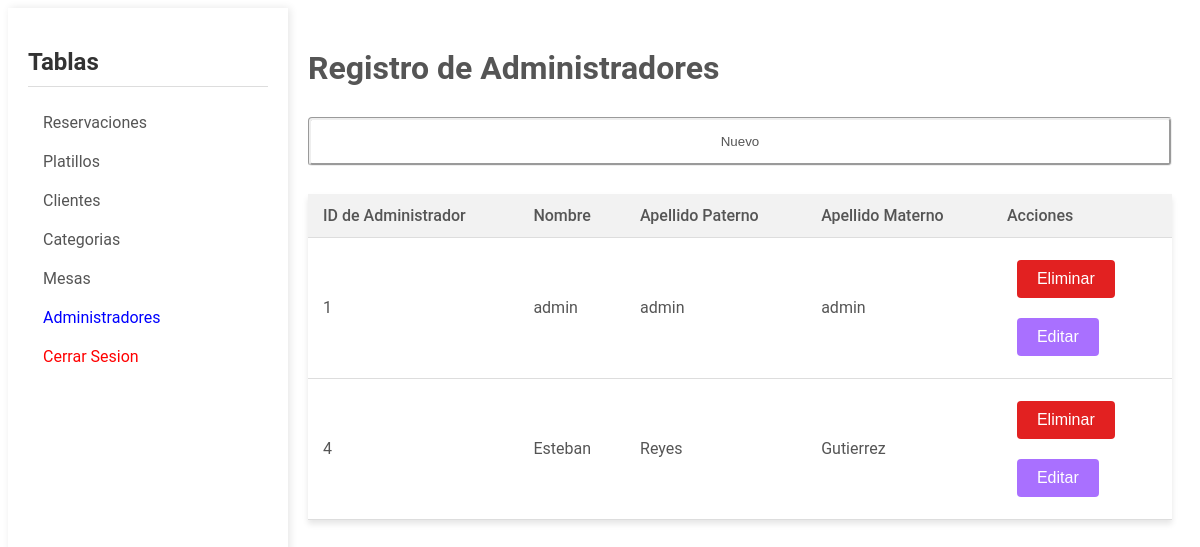
/admAdmin.php (signed in), run on the app's committed database.
### tables this page shows
CREATE TABLE `Administrador` (
  `idAdministrador` int(11) NOT NULL,
  `nombre` varchar(100) DEFAULT NULL,
  `apPaterno` varchar(100) DEFAULT NULL,
  `apMaterno` varchar(100) DEFAULT NULL,
  `contrasenha` varchar(100) DEFAULT NULL
);

### admAdmin.php (the view, shortened to what this page needs)
<!DOCTYPE html>
<html lang="es">
<head>
    <link rel="stylesheet" href="assets/css/adminPanel.css">
</head>
<body>
    <div class="container">
        <aside class="sidebar">
            <h2>Tablas</h2>
            <ul>
                <li><a href="admReservacion.php" >Reservaciones</a></li>
                <li><a href="admPlatillo.php" >Platillos</a></li>
                <li><a href="admCliente.php"  >Clientes</a></li>
                <li><a href="admCategoria.php">Categorias</a></li>
                <li><a href="admMesa.php"  >Mesas</a></li>
                <li><a href="admAdmin.php" style="color:blue;">Administradores</a></li>
                <li><a href="controller/sesionKiller.php" style="color:#ff0000;" >Cerrar Sesion</a></li>
            </ul>
        </aside>
        <main class="content">
            <h1>Registro de Administradores</h1>
            <button onclick="mostrarFormulario()">Nuevo</button>
            <table>
                <thead>
                    <tr>
                        <th>ID de Administrador</th>
                        <th>Nombre</th>
                        <th>Apellido Paterno</th>
                        <th>Apellido Materno</th>
                        <th>Acciones</th>
                    </tr>
                </thead>
                <tbody>
                    <?php
                        include 'controller/conexion.php';
                        $sql = "SELECT idAdministrador, nombre, apPaterno, apMaterno FROM Administrador";
                        $result = $conn->query($sql);
                        if ($result->num_rows > 0) {
                            while($row = $result->fetch_assoc()) {
                                echo
                                "<tr>
                                    <td>" . $row["idAdministrador"]. "</td>
                                    <td>" . $row["nombre"]. "</td>
                                    <td>" . $row["apPaterno"]. "</td>
                                    <td>" . $row["apMaterno"]. "</td>
                                    <td>
                                        <form action='controller/administradoresDAO.php' method='post'>
                                            <input type='hidden' name='idAdministrador' value='" . $row["idAdministrador"] . "'>
                                            <input type='hidden' name='action' value='delete'>
                                            <input type='submit' style='background-color: #e22121; margin:10px; color: white; padding: 10px 20px; border: none; border-radius: 4px; cursor: pointer; font-size: 16px;' value='Eliminar'>
                                        </form>
                                        <form action='controller/administradoresDAO.php' method='post'>
                                            <input type='hidden' name='idAdministrador' value='" . $row["idAdministrador"] . "'>
                                            <input type='hidden' name='action' value='update'>
                                            <input type='submit' style='background-color: #a970ff; margin:10px; color: white; padding: 10px 20px; border: none; border-radius: 4px; cursor: pointer; font-size: 16px;' value='Editar'>
                                        </form>
                                    </td>
                                </tr>";
                            }
                        } else {
                            echo "<tr><td colspan='7'>No hay administradores disponibles</td></tr>";
                        }
                    ?>
                </tbody>
            </table>
        </main>
    </div>
</body>
</html>

### assets/css/adminPanel.css (style rules this page uses)
body { font-family: 'Roboto', sans-serif; color: #555; }
.container { display: flex; }
.sidebar { width: 240px; height: 100vh; background-color: #ffffff; box-shadow: 2px 0 8px rgba(0,0,0,0.1); overflow-y: auto; padding: 20px; }
.sidebar h2 { font-size: 24px; color: #333; border-bottom: 1px solid #ddd; padding-bottom: 10px; margin-bottom: 10px; }
.sidebar ul { list-style: none; padding: 0px; }
.sidebar ul li a { display: block; padding: 10px 15px; text-decoration: none; color: #555; font-size: 16px; transition: background-color 0.3s; }
.content { flex-grow: 1; padding: 20px; }
table { width: 100%; border-collapse: collapse; background-color: #fff; box-shadow: 0 4px 6px rgba(0, 0, 0, 0.1); margin-top: 20px; }
th, td { text-align: left; align-content: left; padding: 12px 15px; border-bottom: 1px solid #ddd; }
th { background-color: #f2f2f2; font-weight: 500; color: #555; text-align: left; }
button { width: 100%; background-color: #FFFFFF; color: #555; padding: 14px 20px; margin: 8px 0; border: groove; border-radius: 4px; cursor: pointer; }

### data on the page
administrador: idAdministrador "1", nombre "admin", apPaterno "admin", apMaterno "admin"
administrador: idAdministrador "4", nombre "Esteban", apPaterno "Reyes", apMaterno "Gutierrez"
